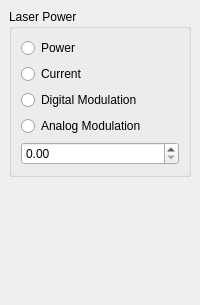
  <widget class="QDockWidget" name="laser_power_DockWidget">
   <property name="sizePolicy">
    <sizepolicy hsizetype="Fixed" vsizetype="Preferred">
     <horstretch>0</horstretch>
     <verstretch>0</verstretch>
    </sizepolicy>
   </property>
   <property name="minimumSize">
    <size>
     <width>200</width>
     <height>305</height>
    </size>
   </property>
   <property name="maximumSize">
    <size>
     <width>270</width>
     <height>324</height>
    </size>
   </property>
   <property name="windowTitle">
    <string/>
   </property>
   <attribute name="dockWidgetArea">
    <number>1</number>
   </attribute>
   <widget class="QWidget" name="dockWidgetContents_3">
    <layout class="QVBoxLayout" name="verticalLayout_9">
     <item>
      <widget class="QGroupBox" name="laser_power_GroupBox">
       <property name="title">
        <string>Laser Power</string>
       </property>
       <layout class="QVBoxLayout" name="verticalLayout_8">
        <item>
         <widget class="QRadioButton" name="powerRadioButton">
          <property name="text">
           <string>Power</string>
          </property>
          <attribute name="buttonGroup">
           <string notr="true">controlModeButtonGroup</string>
          </attribute>
         </widget>
        </item>
        <item>
         <widget class="QRadioButton" name="currentRadioButton">
          <property name="text">
           <string>Current</string>
          </property>
          <attribute name="buttonGroup">
           <string notr="true">controlModeButtonGroup</string>
          </attribute>
         </widget>
        </item>
        <item>
         <widget class="QRadioButton" name="digModulationRadioButton">
          <property name="text">
           <string>Digital Modulation</string>
          </property>
          <attribute name="buttonGroup">
           <string notr="true">controlModeButtonGroup</string>
          </attribute>
         </widget>
        </item>
        <item>
         <widget class="QRadioButton" name="analogModulationRadioButton">
          <property name="text">
           <string>Analog Modulation</string>
          </property>
          <attribute name="buttonGroup">
           <string notr="true">controlModeButtonGroup</string>
          </attribute>
         </widget>
        </item>
        <item>
         <widget class="ScienDSpinBox" name="LaserdoubleSpinBox">
          <property name="keyboardTracking">
           <bool>true</bool>
          </property>
         </widget>
        </item>
       </layout>
      </widget>
     </item>
     <item>
      <spacer name="verticalSpacer_3">
       <property name="orientation">
        <enum>Qt::Vertical</enum>
       </property>
       <property name="sizeHint" stdset="0">
        <size>
         <width>20</width>
         <height>40</height>
        </size>
       </property>
      </spacer>
     </item>
    </layout>
   </widget>
  </widget>
